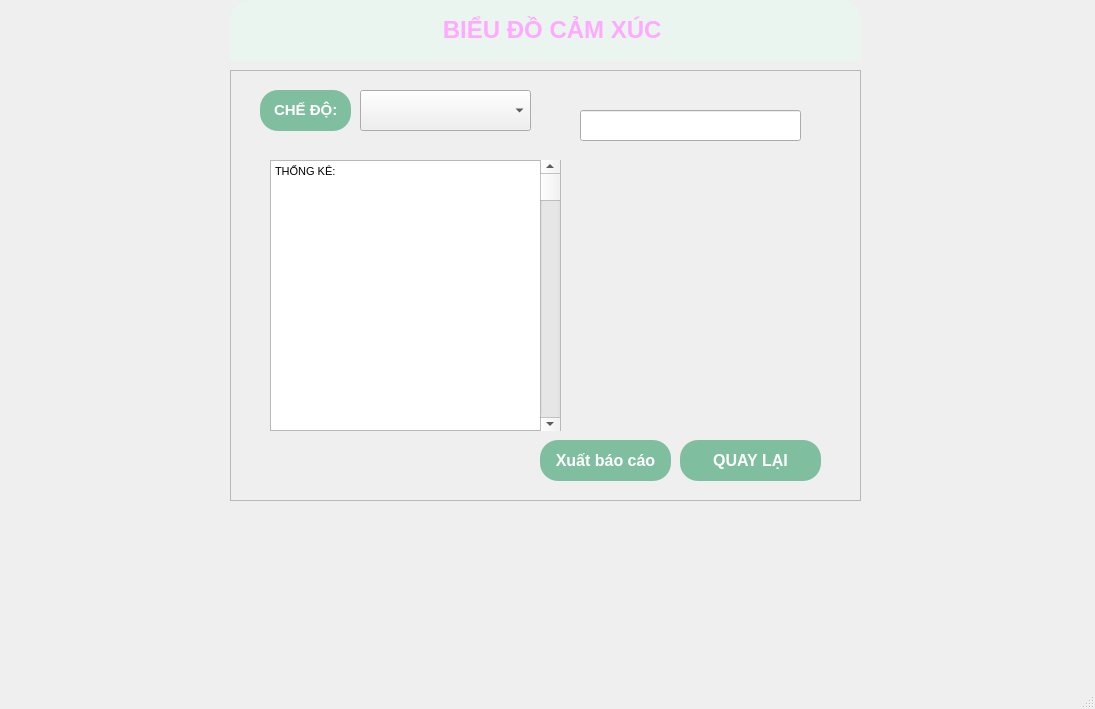
<?xml version="1.0" encoding="UTF-8"?>
<ui version="4.0">
 <class>MainWindow</class>
 <widget class="QMainWindow" name="MainWindow">
  <property name="geometry">
   <rect>
    <x>0</x>
    <y>0</y>
    <width>1095</width>
    <height>709</height>
   </rect>
  </property>
  <property name="windowTitle">
   <string>MainWindow</string>
  </property>
  <property name="styleSheet">
   <string notr="true"/>
  </property>
  <widget class="QWidget" name="centralwidget">
   <widget class="QTextEdit" name="textEdit">
    <property name="geometry">
     <rect>
      <x>270</x>
      <y>160</y>
      <width>291</width>
      <height>271</height>
     </rect>
    </property>
    <property name="html">
     <string>&lt;!DOCTYPE HTML PUBLIC &quot;-//W3C//DTD HTML 4.0//EN&quot; &quot;http://www.w3.org/TR/REC-html40/strict.dtd&quot;&gt;
&lt;html&gt;&lt;head&gt;&lt;meta name=&quot;qrichtext&quot; content=&quot;1&quot; /&gt;&lt;style type=&quot;text/css&quot;&gt;
p, li { white-space: pre-wrap; }
&lt;/style&gt;&lt;/head&gt;&lt;body style=&quot; font-family:'MS Shell Dlg 2'; font-size:8.25pt; font-weight:400; font-style:normal;&quot;&gt;
&lt;p style=&quot; margin-top:0px; margin-bottom:0px; margin-left:0px; margin-right:0px; -qt-block-indent:0; text-indent:0px;&quot;&gt;THỐNG KÊ:&lt;/p&gt;
&lt;p style=&quot;-qt-paragraph-type:empty; margin-top:0px; margin-bottom:0px; margin-left:0px; margin-right:0px; -qt-block-indent:0; text-indent:0px;&quot;&gt;&lt;br /&gt;&lt;/p&gt;&lt;/body&gt;&lt;/html&gt;</string>
    </property>
   </widget>
   <widget class="QScrollBar" name="verticalScrollBar">
    <property name="geometry">
     <rect>
      <x>540</x>
      <y>160</y>
      <width>20</width>
      <height>271</height>
     </rect>
    </property>
    <property name="orientation">
     <enum>Qt::Vertical</enum>
    </property>
   </widget>
   <widget class="QFrame" name="frame">
    <property name="geometry">
     <rect>
      <x>230</x>
      <y>0</y>
      <width>631</width>
      <height>61</height>
     </rect>
    </property>
    <property name="styleSheet">
     <string notr="true">background-color:#EAF5F0;
border-top-left-radius:20px;
border-top-right-radius:20px;</string>
    </property>
    <property name="frameShape">
     <enum>QFrame::StyledPanel</enum>
    </property>
    <property name="frameShadow">
     <enum>QFrame::Raised</enum>
    </property>
    <widget class="QLabel" name="label">
     <property name="geometry">
      <rect>
       <x>200</x>
       <y>10</y>
       <width>251</width>
       <height>41</height>
      </rect>
     </property>
     <property name="text">
      <string>&lt;html&gt;&lt;head/&gt;&lt;body&gt;&lt;p align=&quot;center&quot;&gt;&lt;span style=&quot; font-size:18pt; font-weight:600; color:#ffaaff;&quot;&gt;BIỂU ĐỒ CẢM XÚC &lt;/span&gt;&lt;/p&gt;&lt;/body&gt;&lt;/html&gt;</string>
     </property>
    </widget>
   </widget>
   <widget class="QFrame" name="frame_2">
    <property name="geometry">
     <rect>
      <x>230</x>
      <y>70</y>
      <width>631</width>
      <height>431</height>
     </rect>
    </property>
    <property name="frameShape">
     <enum>QFrame::StyledPanel</enum>
    </property>
    <property name="frameShadow">
     <enum>QFrame::Raised</enum>
    </property>
    <widget class="QComboBox" name="comboBox">
     <property name="geometry">
      <rect>
       <x>130</x>
       <y>20</y>
       <width>171</width>
       <height>41</height>
      </rect>
     </property>
    </widget>
    <widget class="QLabel" name="label_2">
     <property name="geometry">
      <rect>
       <x>30</x>
       <y>20</y>
       <width>91</width>
       <height>41</height>
      </rect>
     </property>
     <property name="styleSheet">
      <string notr="true">QLabel {
    background-color: #7FBF9F;   /* xanh nhạt */
    color: white;                /* chữ trắng */
    border-radius: 18px;         /* bo tròn */
    font-size: 16px;
    font-weight: bold;
    padding: 10px;
    border: none;
}

QLabel:hover {
    background-color: #5FA382;   /* xanh đậm khi rê chuột */
}

/* Lưu ý: QLabel không có trạng thái &quot;pressed&quot; như QPushButton
   Nếu muốn hiệu ứng khi click, bạn cần dùng mousePressEvent */

</string>
     </property>
     <property name="text">
      <string>&lt;html&gt;&lt;head/&gt;&lt;body&gt;&lt;p&gt;&lt;span style=&quot; font-size:11pt; font-weight:600; color:#ffffff;&quot;&gt;CHẾ ĐỘ:&lt;/span&gt;&lt;/p&gt;&lt;/body&gt;&lt;/html&gt;</string>
     </property>
    </widget>
    <widget class="QPushButton" name="btnExport">
     <property name="geometry">
      <rect>
       <x>310</x>
       <y>370</y>
       <width>131</width>
       <height>41</height>
      </rect>
     </property>
     <property name="styleSheet">
      <string notr="true">QPushButton {
    background-color: #7FBF9F;   /* xanh nhạt */
    color: white;                /* chữ trắng */
    border-radius: 18px ;         /* bo tròn */
    font-size: 16px; 
    font-weight: bold;
    padding: 10px;
    border: none;
}

QPushButton:hover {
    background-color: #5FA382;   /* xanh đậm khi rê chuột */
}

QPushButton:pressed {
    background-color: #4E8C70;   /* xanh đậm hơn khi bấm */
}</string>
     </property>
     <property name="text">
      <string>Xuất báo cáo</string>
     </property>
    </widget>
    <widget class="QPushButton" name="btnBack">
     <property name="geometry">
      <rect>
       <x>450</x>
       <y>370</y>
       <width>141</width>
       <height>41</height>
      </rect>
     </property>
     <property name="styleSheet">
      <string notr="true">QPushButton {
    background-color: #7FBF9F;   /* xanh nhạt */
    color: white;                /* chữ trắng */
    border-radius: 18px ;         /* bo tròn */
    font-size: 16px; 
    font-weight: bold;
    padding: 10px;
    border: none;
}

QPushButton:hover {
    background-color: #5FA382;   /* xanh đậm khi rê chuột */
}

QPushButton:pressed {
    background-color: #4E8C70;   /* xanh đậm hơn khi bấm */
}</string>
     </property>
     <property name="text">
      <string>QUAY LẠI</string>
     </property>
    </widget>
    <widget class="QWidget" name="widget" native="true">
     <property name="geometry">
      <rect>
       <x>340</x>
       <y>90</y>
       <width>271</width>
       <height>271</height>
      </rect>
     </property>
    </widget>
    <widget class="QLineEdit" name="lineEdit">
     <property name="geometry">
      <rect>
       <x>350</x>
       <y>40</y>
       <width>221</width>
       <height>31</height>
      </rect>
     </property>
    </widget>
   </widget>
   <widget class="QPushButton" name="pushButton">
    <property name="geometry">
     <rect>
      <x>1064</x>
      <y>0</y>
      <width>31</width>
      <height>23</height>
     </rect>
    </property>
    <property name="styleSheet">
     <string notr="true">
               QPushButton{
                   font-size:18px;
                   border:none;
                   background:transparent;
               }
               QPushButton:hover{
                   background:red;
                   color:white;
               }</string>
    </property>
    <property name="text">
     <string/>
    </property>
   </widget>
   <widget class="QPushButton" name="pushButton_2">
    <property name="geometry">
     <rect>
      <x>1034</x>
      <y>0</y>
      <width>31</width>
      <height>23</height>
     </rect>
    </property>
    <property name="styleSheet">
     <string notr="true"> QPushButton{
                   font-size:18px;
                   border:none;
                   background:transparent;
               }
               QPushButton:hover{
                   background:#E0E0E0;
               }</string>
    </property>
    <property name="text">
     <string/>
    </property>
   </widget>
   <widget class="QPushButton" name="pushButton_3">
    <property name="geometry">
     <rect>
      <x>1004</x>
      <y>0</y>
      <width>31</width>
      <height>23</height>
     </rect>
    </property>
    <property name="styleSheet">
     <string notr="true"> QPushButton{
                   font-size:18px;
                   border:none;
                   background:transparent;
               }
               QPushButton:hover{
                   background:#E0E0E0;
               }</string>
    </property>
    <property name="text">
     <string/>
    </property>
   </widget>
   <zorder>frame_2</zorder>
   <zorder>frame</zorder>
   <zorder>textEdit</zorder>
   <zorder>verticalScrollBar</zorder>
   <zorder>pushButton</zorder>
   <zorder>pushButton_2</zorder>
   <zorder>pushButton_3</zorder>
  </widget>
  <widget class="QMenuBar" name="menubar">
   <property name="geometry">
    <rect>
     <x>0</x>
     <y>0</y>
     <width>1095</width>
     <height>21</height>
    </rect>
   </property>
  </widget>
  <widget class="QStatusBar" name="statusbar"/>
 </widget>
 <resources>
  <include location="../../Pictures/Screenshots/m.qrc"/>
 </resources>
 <connections/>
</ui>
